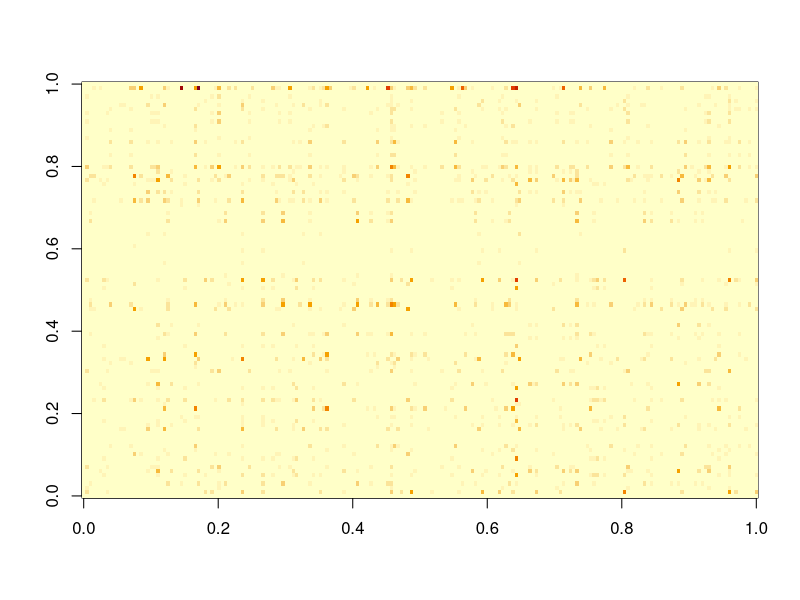

Source code (R): (Note: this script raises an error after producing the figure.)
# simulate some data to benchmark our sparse NMF algo
# right now only Gaussian with identity link supported, could do other identity link noise families too
simulate_nmf_data <- function(n = 500, p = 300, k = 10,
                              rho_W = 0.15,  # sparsity = proportion of non-zeros
                              rho_H = 0.10,
                              shape = 2,     # Gamma(shape, rate = shape) ⇒ mean 1
                              target_SNR = 5,
                              seed = 123) {
  
  set.seed(seed)
  
  ## 1.  sparse positive factors ------------------------------------------
  draw_sparse_gamma <- function(rows, cols, rho, shape) {
    mat <- matrix(0, rows, cols)
    keep <- matrix(runif(rows * cols) < rho, rows, cols)
    nnz  <- rgamma(sum(keep), shape = shape, rate = shape)  # mean = 1
    mat[keep] <- nnz
    mat
  }
  
  W <- draw_sparse_gamma(n, k, rho_W, shape)
  H <- draw_sparse_gamma(k, p, rho_H, shape)
  
  ## 2.  scale columns / rows to unit 2-norm ------------------------------
  if (any(colSums(W^2) == 0) || any(rowSums(H^2) == 0))
    stop("rank or sparsity level too high: some factors vanished completely")
  W <- sweep(W, 2, sqrt(colSums(W^2)),  "/")
  H <- sweep(H, 1, sqrt(rowSums(H^2)),  "/")
  
  ## 3.  noiseless mean matrix & noise variance ---------------------------
  mu  <- W %*% H
  sigma <- norm(mu, "F") / (target_SNR * sqrt(n * p))
  
  ## 4.  Gaussian noise ---------------------------------------------------
  E <- matrix(rnorm(n * p, sd = sigma), n, p)
  
  D <- mu + E
  
  D[D<0] <- 0
  
  list(D = D, W = W, H = H, sigma = sigma,
       SNR_empirical = norm(mu, "F")/norm(E, "F"))
}


# sim = simulate_nmf_data(n = 500, p = 300, k = 10, target_SNR = 50)
# image(sim$D)

# EXAMPLE: factorise gaussian NMF dataset with simulated example where correct rank k = 10
# using L0BestRankGNMF - this didn't work yet for some reason...
sim <- simulate_nmf_data(n = 200, p = 100, k = 10)
D <- sim$D
image(D)
IC = "gic" # information criterium to use 
nmf <- L0BestRankGNMF(D, 
                      k = 15,  # choose rank > true rank & let L0 penalty eliminate some of the factors to zero
                      grouped_Hupdate = FALSE, 
                      IC = IC, # information criterion to be optimised
                      max_iter = 5, tol = 1e-4,
                      family = gaussian(link="identity"))
# returns error Error in if (sum(scaling) != length(scaling)) { : 
# missing value where TRUE/FALSE needed - check source of error?
dim(nmf$W)
dim(nmf$H)
